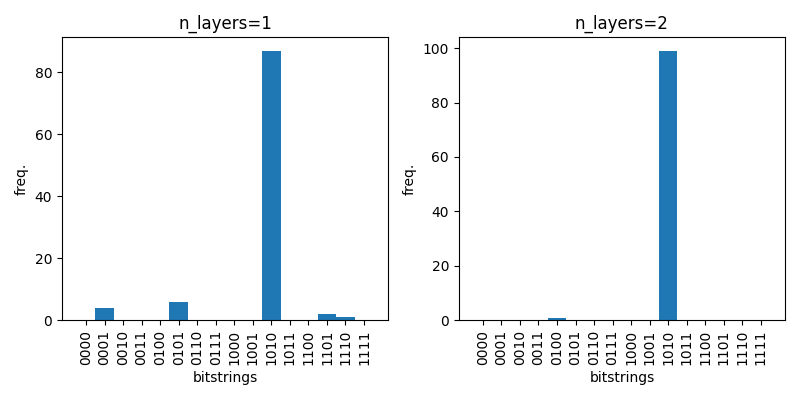

Here is the Python script that generated this plot:
# Pennylane
import pennylane as qml
from pennylane import numpy as np
# Plotting
import matplotlib.pyplot as plt

import time

"""
The cost Hamiltonian:
C_alpha = 1/2 * (1 - Z_j Z_k)
(j, k) is an edge of the graph
Graph see https://pennylane.ai/qml/demos/tutorial_qaoa_maxcut.html
target solution is z = 1010
"""
n_wires = 4  # Number of system qubits.
graph = [(0,1), (0,3), (1,2), (2,3)]
n_shots = 100 # Number of quantum measurements.
steps = 50  # Number of optimization steps
learning_rate = 0.5  # Learning rate
q_delta = 0.001  # Initial spread of random quantum weights
rng_seed = 0  # Seed for random number generator
dev = qml.device("default.qubit", wires=n_wires, shots=1)
pauli_z = [[1, 0], [0, -1]]
pauli_z_2 = np.kron(pauli_z, pauli_z, requires_grad=False)

def bitstring_to_int(bit_string_sample):
    bit_string = "".join(str(bs) for bs in bit_string_sample)
    return int(bit_string, base=2)

def variational_block(weights):
    # A very minimal variational circuit.
    qml.StronglyEntanglingLayers(weights=weights, wires=range(n_wires))

@qml.qnode(dev)
def circuit(weights, edge=None):
    for wire in range(n_wires):
        qml.Hadamard(wires=wire)

    variational_block(weights)

    if edge is None:
        return qml.sample()

    return qml.expval(qml.Hermitian(pauli_z_2, wires=edge))

def qaoa_vqc(n_layers = 1):
    print("Number of Strongly Entangled Layers: ", n_layers)
    np.random.seed(rng_seed)
    init_params = q_delta * np.random.randn(n_wires*n_layers*3, requires_grad=True).reshape((n_layers, n_wires, 3))

    def objective(params):
        neg_obj = 0
        for edge in graph:
            neg_obj -= 0.5*(1-circuit(params, edge=edge))
        return neg_obj

    opt = qml.AdagradOptimizer(stepsize=learning_rate)

    params = init_params

    for i in range(steps):
        params = opt.step(objective, params)
        if (i + 1) % 5 == 0:
            print("Objective after step {:5d}: {: .7f}".format(i + 1, -objective(params)))

    bit_strings = []
    for i in range(0, n_shots):
        bit_strings.append(bitstring_to_int(circuit(params, edge=None)))

    counts = np.bincount(np.array(bit_strings))
    most_freq_bit_string = np.argmax(counts)
    print("Most frequently sampled bit string is: {:04b}".format(most_freq_bit_string))
    return -objective(params), bit_strings

bitstrings1 = qaoa_vqc(n_layers=1)[1]
bitstrings2 = qaoa_vqc(n_layers=2)[1]

xticks = range(0, 16)
xtick_labels = list(map(lambda x: format(x, "04b"), xticks))
bins = np.arange(0, 17) - 0.5

fig, (ax1, ax2) = plt.subplots(1, 2, figsize=(8, 4))
plt.subplot(1, 2, 1)
plt.title("n_layers=1")
plt.xlabel("bitstrings")
plt.ylabel("freq.")
plt.xticks(xticks, xtick_labels, rotation="vertical")
plt.hist(bitstrings1, bins=bins)
plt.subplot(1, 2, 2)
plt.title("n_layers=2")
plt.xlabel("bitstrings")
plt.ylabel("freq.")
plt.xticks(xticks, xtick_labels, rotation="vertical")
plt.hist(bitstrings2, bins=bins)
plt.tight_layout()
plt.savefig('qaoa_vqc_test.png')